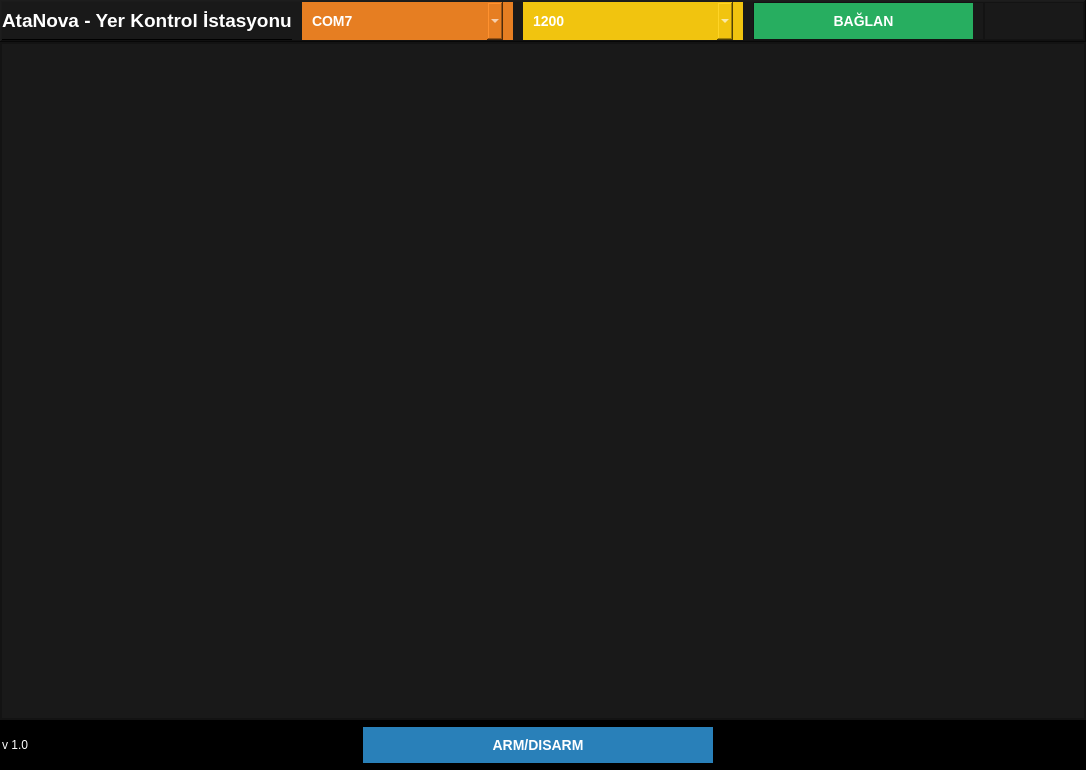
<?xml version="1.0" encoding="UTF-8"?>
<ui version="4.0">
 <class>MainWindow</class>
 <widget class="QMainWindow" name="MainWindow">
  <property name="geometry">
   <rect>
    <x>0</x>
    <y>0</y>
    <width>1086</width>
    <height>770</height>
   </rect>
  </property>
  <property name="windowTitle">
   <string>MainWindow</string>
  </property>
  <widget class="QWidget" name="centralwidget">
   <property name="styleSheet">
    <string notr="true">background-color: rgb(25, 25, 25);</string>
   </property>
   <layout class="QVBoxLayout" name="verticalLayout">
    <property name="spacing">
     <number>0</number>
    </property>
    <property name="leftMargin">
     <number>0</number>
    </property>
    <property name="topMargin">
     <number>0</number>
    </property>
    <property name="rightMargin">
     <number>0</number>
    </property>
    <property name="bottomMargin">
     <number>0</number>
    </property>
    <item>
     <widget class="QFrame" name="main_header">
      <property name="maximumSize">
       <size>
        <width>16777215</width>
        <height>50</height>
       </size>
      </property>
      <property name="styleSheet">
       <string notr="true">QFrame{
	border-bottom: 1px solid #000;
	color: #ffffff;
	}</string>
      </property>
      <property name="frameShape">
       <enum>QFrame::WinPanel</enum>
      </property>
      <property name="frameShadow">
       <enum>QFrame::Raised</enum>
      </property>
      <layout class="QHBoxLayout" name="horizontalLayout_2">
       <property name="spacing">
        <number>0</number>
       </property>
       <property name="leftMargin">
        <number>0</number>
       </property>
       <property name="topMargin">
        <number>0</number>
       </property>
       <property name="rightMargin">
        <number>0</number>
       </property>
       <property name="bottomMargin">
        <number>0</number>
       </property>
       <item>
        <widget class="QLabel" name="label">
         <property name="enabled">
          <bool>true</bool>
         </property>
         <property name="text">
          <string>&lt;html&gt;&lt;head/&gt;&lt;body&gt;&lt;p&gt;&lt;span style=&quot;margin-left: 10px; font-size:14pt; font-weight:700; color:#ffffff;&quot;&gt;AtaNova - Yer Kontrol İstasyonu&lt;/span&gt;&lt;/p&gt;&lt;/body&gt;&lt;/html&gt;</string>
         </property>
        </widget>
       </item>
       <item>
        <widget class="QComboBox" name="comboBox">
         <property name="styleSheet">
          <string notr="true">#comboBox{
color: #ffffff;
text-color: #ffffff;
background-color: #e67e22;
font-size: 14px;
font-weight: bold;
border: 0;
padding: 10px;
margin-right: 10px;
margin-left: 10px;
}




</string>
         </property>
         <item>
          <property name="text">
           <string>COM7</string>
          </property>
         </item>
         <item>
          <property name="text">
           <string>UDP</string>
          </property>
         </item>
         <item>
          <property name="text">
           <string>COM4</string>
          </property>
         </item>
        </widget>
       </item>
       <item>
        <widget class="QComboBox" name="baudrate">
         <property name="styleSheet">
          <string notr="true">#baudrate{
color: #ffffff;
text-color: #ffffff;
background-color: #f1c40f;
font-size: 14px;
font-weight: bold;
border: 0;
padding: 10px;
margin-right: 10px;
}</string>
         </property>
         <item>
          <property name="text">
           <string>1200</string>
          </property>
         </item>
         <item>
          <property name="text">
           <string>57600</string>
          </property>
         </item>
         <item>
          <property name="text">
           <string>115200</string>
          </property>
         </item>
        </widget>
       </item>
       <item>
        <widget class="QFrame" name="tittle_bar_container">
         <property name="frameShape">
          <enum>QFrame::StyledPanel</enum>
         </property>
         <property name="frameShadow">
          <enum>QFrame::Raised</enum>
         </property>
         <layout class="QHBoxLayout" name="horizontalLayout_5">
          <property name="spacing">
           <number>0</number>
          </property>
          <property name="leftMargin">
           <number>0</number>
          </property>
          <property name="topMargin">
           <number>0</number>
          </property>
          <property name="rightMargin">
           <number>0</number>
          </property>
          <property name="bottomMargin">
           <number>0</number>
          </property>
          <item>
           <layout class="QHBoxLayout" name="horizontalLayout_8">
            <property name="sizeConstraint">
             <enum>QLayout::SetMinimumSize</enum>
            </property>
            <item>
             <widget class="QPushButton" name="baglan">
              <property name="styleSheet">
               <string notr="true">#baglan{
color: #ffffff;
background-color: #27ae60;
font-size: 14px;
font-weight: bold;
border: 0;
padding: 10px;
margin-right: 10px;
}

#baglan:hover{
color: #ffffff;
background-color: #2ecc71;
font-size: 14px;
font-weight: bold;
border: 0;
padding: 10px;
margin-right: 10px;
}</string>
              </property>
              <property name="text">
               <string>BAĞLAN</string>
              </property>
             </widget>
            </item>
           </layout>
          </item>
         </layout>
        </widget>
       </item>
       <item>
        <widget class="QFrame" name="top_right_btns">
         <property name="maximumSize">
          <size>
           <width>100</width>
           <height>16777215</height>
          </size>
         </property>
         <property name="styleSheet">
          <string notr="true">QPushButton{
	border-radius: 5px;
}
QPushButton:hover{
	background-color: rgb(0, 92, 157);
}</string>
         </property>
         <property name="frameShape">
          <enum>QFrame::StyledPanel</enum>
         </property>
         <property name="frameShadow">
          <enum>QFrame::Raised</enum>
         </property>
         <layout class="QHBoxLayout" name="horizontalLayout_3">
          <property name="spacing">
           <number>10</number>
          </property>
          <property name="leftMargin">
           <number>0</number>
          </property>
          <property name="topMargin">
           <number>0</number>
          </property>
          <property name="rightMargin">
           <number>0</number>
          </property>
          <property name="bottomMargin">
           <number>0</number>
          </property>
          <item>
           <widget class="QPushButton" name="restoreButton">
            <property name="cursor">
             <cursorShape>PointingHandCursor</cursorShape>
            </property>
            <property name="text">
             <string/>
            </property>
            <property name="icon">
             <iconset resource="nike_app.qrc">
              <normaloff>:/icons/icons/cil-window-maximize.png</normaloff>:/icons/icons/cil-window-maximize.png</iconset>
            </property>
            <property name="iconSize">
             <size>
              <width>24</width>
              <height>24</height>
             </size>
            </property>
           </widget>
          </item>
          <item>
           <widget class="QPushButton" name="minimizeButton">
            <property name="cursor">
             <cursorShape>PointingHandCursor</cursorShape>
            </property>
            <property name="text">
             <string/>
            </property>
            <property name="icon">
             <iconset resource="nike_app.qrc">
              <normaloff>:/icons/icons/cil-minus.png</normaloff>:/icons/icons/cil-minus.png</iconset>
            </property>
            <property name="iconSize">
             <size>
              <width>24</width>
              <height>24</height>
             </size>
            </property>
           </widget>
          </item>
          <item>
           <widget class="QPushButton" name="closeButton">
            <property name="cursor">
             <cursorShape>PointingHandCursor</cursorShape>
            </property>
            <property name="text">
             <string/>
            </property>
            <property name="icon">
             <iconset resource="nike_app.qrc">
              <normaloff>:/icons/icons/cil-x.png</normaloff>:/icons/icons/cil-x.png</iconset>
            </property>
            <property name="iconSize">
             <size>
              <width>24</width>
              <height>24</height>
             </size>
            </property>
           </widget>
          </item>
         </layout>
        </widget>
       </item>
      </layout>
     </widget>
    </item>
    <item>
     <widget class="QFrame" name="main_body">
      <property name="styleSheet">
       <string notr="true"/>
      </property>
      <property name="frameShape">
       <enum>QFrame::StyledPanel</enum>
      </property>
      <property name="frameShadow">
       <enum>QFrame::Raised</enum>
      </property>
      <layout class="QHBoxLayout" name="horizontalLayout">
       <property name="spacing">
        <number>0</number>
       </property>
       <property name="leftMargin">
        <number>0</number>
       </property>
       <property name="topMargin">
        <number>0</number>
       </property>
       <property name="rightMargin">
        <number>0</number>
       </property>
       <property name="bottomMargin">
        <number>0</number>
       </property>
       <item>
        <widget class="QFrame" name="center_main_items">
         <property name="styleSheet">
          <string notr="true"/>
         </property>
         <property name="frameShape">
          <enum>QFrame::StyledPanel</enum>
         </property>
         <property name="frameShadow">
          <enum>QFrame::Raised</enum>
         </property>
         <layout class="QVBoxLayout" name="verticalLayout_2">
          <property name="spacing">
           <number>0</number>
          </property>
          <property name="leftMargin">
           <number>0</number>
          </property>
          <property name="topMargin">
           <number>0</number>
          </property>
          <property name="rightMargin">
           <number>0</number>
          </property>
          <property name="bottomMargin">
           <number>0</number>
          </property>
          <item>
           <widget class="QStackedWidget" name="stackedWidget">
            <property name="enabled">
             <bool>true</bool>
            </property>
            <property name="currentIndex">
             <number>0</number>
            </property>
            <widget class="QWidget" name="home_page">
             <property name="styleSheet">
              <string notr="true"/>
             </property>
            </widget>
            <widget class="QWidget" name="accounts_page">
             <property name="styleSheet">
              <string notr="true"/>
             </property>
             <layout class="QVBoxLayout" name="verticalLayout_6">
              <property name="spacing">
               <number>10</number>
              </property>
             </layout>
            </widget>
            <widget class="QWidget" name="settings_page">
             <property name="styleSheet">
              <string notr="true"/>
             </property>
             <layout class="QVBoxLayout" name="verticalLayout_5"/>
            </widget>
           </widget>
          </item>
         </layout>
        </widget>
       </item>
      </layout>
     </widget>
    </item>
    <item alignment="Qt::AlignTop">
     <widget class="QFrame" name="main_footer">
      <property name="minimumSize">
       <size>
        <width>0</width>
        <height>50</height>
       </size>
      </property>
      <property name="maximumSize">
       <size>
        <width>16777215</width>
        <height>30</height>
       </size>
      </property>
      <property name="styleSheet">
       <string notr="true">QFrame{
	background-color: rgb(0, 0, 0);
	border-top-color: solid 1px  rgb(0, 0, 0);
}
QLabel{
	color: #fff;
}</string>
      </property>
      <property name="frameShape">
       <enum>QFrame::WinPanel</enum>
      </property>
      <property name="frameShadow">
       <enum>QFrame::Raised</enum>
      </property>
      <layout class="QHBoxLayout" name="horizontalLayout_6">
       <property name="spacing">
        <number>0</number>
       </property>
       <property name="leftMargin">
        <number>0</number>
       </property>
       <property name="topMargin">
        <number>0</number>
       </property>
       <property name="rightMargin">
        <number>0</number>
       </property>
       <property name="bottomMargin">
        <number>0</number>
       </property>
       <item>
        <widget class="QLabel" name="label_7">
         <property name="text">
          <string>v 1.0</string>
         </property>
        </widget>
       </item>
       <item>
        <widget class="QPushButton" name="armet">
         <property name="styleSheet">
          <string notr="true">#armet{
background-color: #2980b9;
color: #ffffff;
font-size: 14px;
font-weight: bold;
border: 0;
padding: 10px;
margin-right: 10px;

}
#armet:hover{
background-color: #3498db;
color: #ffffff;
font-size: 14px;
font-weight: bold;
border: 0;
padding: 10px;
margin-right: 10px;

}</string>
         </property>
         <property name="text">
          <string>ARM/DISARM</string>
         </property>
        </widget>
       </item>
       <item alignment="Qt::AlignRight|Qt::AlignBottom">
        <widget class="QFrame" name="size_grip">
         <property name="minimumSize">
          <size>
           <width>20</width>
           <height>20</height>
          </size>
         </property>
         <property name="maximumSize">
          <size>
           <width>20</width>
           <height>20</height>
          </size>
         </property>
         <property name="styleSheet">
          <string notr="true"/>
         </property>
         <property name="frameShape">
          <enum>QFrame::StyledPanel</enum>
         </property>
         <property name="frameShadow">
          <enum>QFrame::Raised</enum>
         </property>
        </widget>
       </item>
      </layout>
     </widget>
    </item>
   </layout>
  </widget>
 </widget>
 <resources>
  <include location="nike_app.qrc"/>
 </resources>
 <connections/>
</ui>
